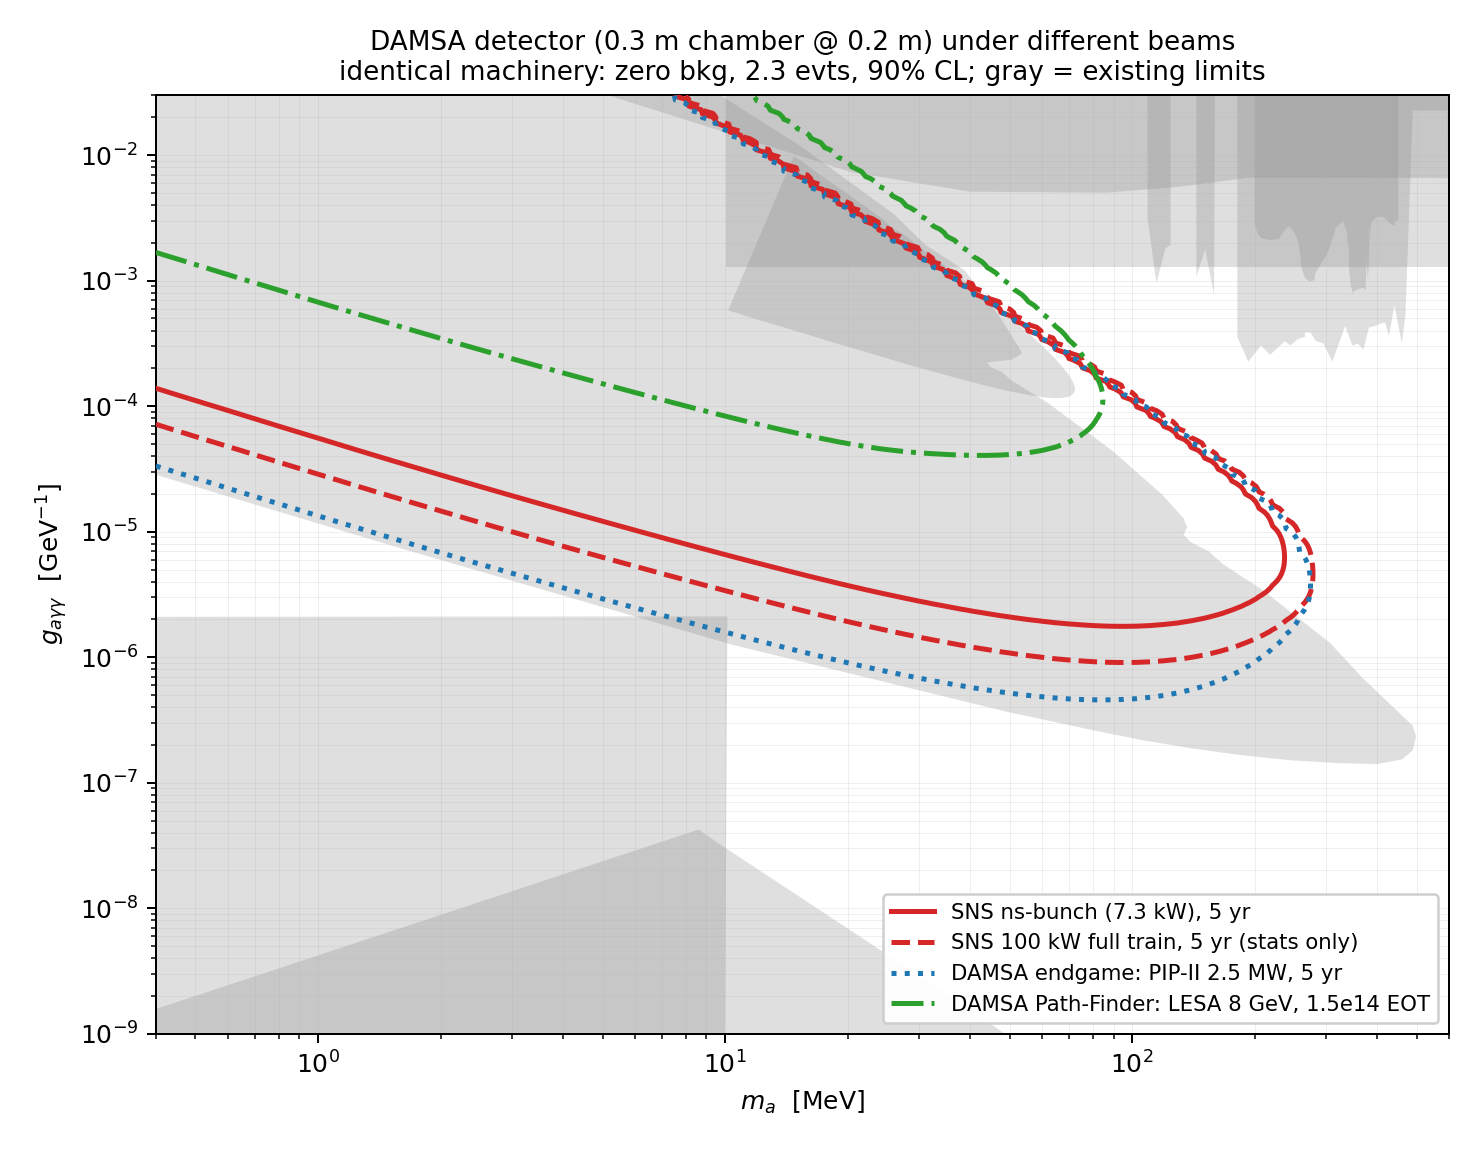

This figure's Python source:
#!/usr/bin/env python3
"""
"Just put DAMSA here": the DAMSA detector geometry (vacuum decay chamber
30 cm long, 20 cm diameter, immediately behind a compact W dump; CsI(Tl)
4D calorimeter) evaluated with our sensitivity machinery under four beams:

  A. SNS linac station, sparse ns-bunch mode (1 micro-bunch/us, 7.3 kW,
     6.4e20 POT/yr) -- the low-cost, parasitic, true-zero-background option;
  B. SNS linac station, full 402.5 MHz train (100 kW, 9e21 POT/yr) --
     statistics ceiling, background story NOT zero (phase gating only);
  C. DAMSA's own proton endgame: PIP-II/F2D2, 1 GeV, 2.5 MW
     (1.565e16 p/s -> 2.8e23 POT/yr), same zero-background treatment;
  D. DAMSA Path-Finder baseline: SLAC LESA, 8 GeV electrons, 1.5e14 EOT
     (track-length approximation for the shower photon flux).

Everything else (Primakoff cross section, W dump conversion, 2.3-event 90% CL,
30 MeV threshold) is identical across scenarios, so differences are purely
beam + geometry. Detector: L1 = 0.2 m (production point to chamber),
L2 = 0.3 m, aperture r = 0.1 m, eff = 0.5.
"""

import numpy as np
import matplotlib

matplotlib.use("Agg")
import matplotlib.pyplot as plt
from pathlib import Path

import alp_sensitivity as S

HERE = Path(__file__).parent
rng = np.random.default_rng(7)

GEOM = dict(L1=20.0, L2=30.0, r=10.0)  # cm, DAMSA chamber
SECONDS_YEAR = 5000.0 * 3600.0


def proton_photon_spectrum(T0, Tmax, pi0_per_pot, n_bins=240, e_max=0.85):
    """Photons/POT spectrum from pi0 decay for a given pi0 KE spectrum."""
    T = rng.gamma(2.0, T0, size=6_000_000)
    T = T[T < Tmax][:2_000_000]
    E_pi = T + S.M_PI0
    p_pi = np.sqrt(E_pi**2 - S.M_PI0**2)
    beta, gamma = p_pi / E_pi, E_pi / S.M_PI0
    u = rng.uniform(-1.0, 1.0, size=len(E_pi))
    E_g = 0.5 * S.M_PI0 * gamma * (1.0 + beta * u)
    edges = np.linspace(0.0, e_max, n_bins + 1)
    hist, _ = np.histogram(E_g, bins=edges)
    centers = 0.5 * (edges[1:] + edges[:-1])
    return centers, 2.0 * pi0_per_pot * hist / len(E_pi)


def lesa_photon_spectrum(E0=8.0, n_bins=240):
    """Photons/EOT in a thick W dump from an E0 electron shower,
    track-length approximation: N(>E) ~ 0.572 E0/E."""
    edges = np.geomspace(0.03, E0, n_bins + 1)
    centers = np.sqrt(edges[1:] * edges[:-1])
    n_above = 0.572 * E0 / edges
    return centers, n_above[:-1] - n_above[1:]


def yield_grid(m_grid, g_grid, E, fg, n_primaries, L1, L2, r, eff=0.5):
    geom = r**2 / (4.0 * (L1 + L2) ** 2)
    sel = E > S.E_A_MIN
    E, fg = E[sel], fg[sel]
    sighat = S.sigma_hat_primakoff(E[None, :].repeat(len(m_grid), 0),
                                   m_grid[:, None].repeat(len(E), 1))
    p_a = np.sqrt(np.maximum(E[None, :] ** 2 - m_grid[:, None] ** 2, 1e-30))
    N = np.zeros((len(m_grid), len(g_grid)))
    for j, g in enumerate(g_grid):
        width = g**2 * m_grid**3 / (64.0 * np.pi)
        ctau = S.HBARC_CM / np.maximum(width, 1e-300)
        d = (p_a / m_grid[:, None]) * ctau[:, None]
        p_dec = np.exp(-L1 / d) - np.exp(-(L1 + L2) / d)
        N[:, j] = n_primaries * np.sum(fg[None, :] * sighat * g**2 / S.SIGMA_ABS
                                       * p_dec, axis=1) * geom * eff
    return N


def main():
    m_grid = np.geomspace(3e-4, 0.6, 100)
    g_grid = np.geomspace(1e-9, 3e-2, 260)

    E_sns, f_sns = proton_photon_spectrum(0.080, 0.600, 0.13)
    E_pip, f_pip = proton_photon_spectrum(0.060, 0.350, 0.08)
    E_lesa, f_lesa = lesa_photon_spectrum()

    scenarios = {
        "SNS ns-bunch (7.3 kW), 5 yr":
            (E_sns, f_sns, 6.4e20 * 5, "tab:red", "-"),
        "SNS 100 kW full train, 5 yr (stats only)":
            (E_sns, f_sns, 9.0e21 * 5, "tab:red", "--"),
        "DAMSA endgame: PIP-II 2.5 MW, 5 yr":
            (E_pip, f_pip, 1.565e16 * SECONDS_YEAR * 5, "tab:blue", ":"),
        "DAMSA Path-Finder: LESA 8 GeV, 1.5e14 EOT":
            (E_lesa, f_lesa, 1.5e14, "tab:green", "-."),
    }

    fig, ax = plt.subplots(figsize=(8.2, 6.4))

    def overlay(fname, color):
        dat = np.loadtxt(HERE / "limit_data" / fname)
        ax.fill(dat[:, 0] / 1e6, dat[:, 1], color=color, alpha=0.28, lw=0, zorder=1)

    for f in ["BeamDump.txt", "PrimEx.txt", "BESIII.txt", "GlueX.txt",
              "FASER.txt", "OPAL.txt", "LEP.txt", "SN1987A_decay.txt",
              "SN1987A_HeavyALP_gamma.txt", "BBN_10MeV.txt"]:
        overlay(f, "0.55")

    print(f"{'scenario':45s}  {'floor@100MeV':>12s}  {'ceiling@100MeV':>14s}  {'max mass':>9s}")
    for label, (E, fg, npr, col, ls) in scenarios.items():
        N = yield_grid(m_grid, g_grid, E, fg, npr, **GEOM)
        ax.contour(m_grid * 1e3, g_grid, N.T, levels=[S.N90], colors=[col],
                   linestyles=[ls], linewidths=2, zorder=5)
        ax.plot([], [], ls=ls, color=col, lw=2, label=label)
        i100 = np.argmin(abs(m_grid - 0.1))
        ok = np.where(N[i100] >= S.N90)[0]
        okm = [m_grid[i] for i in range(len(m_grid)) if (N[i] >= S.N90).any()]
        print(f"{label:45s}  "
              f"{g_grid[ok[0]] if len(ok) else float('nan'):12.2e}  "
              f"{g_grid[ok[-1]] if len(ok) else float('nan'):14.2e}  "
              f"{max(okm) * 1e3 if okm else 0:7.0f} MeV")

    ax.set_xscale("log"); ax.set_yscale("log")
    ax.set_xlim(0.4, 600); ax.set_ylim(1e-9, 3e-2)
    ax.set_xlabel(r"$m_a$  [MeV]")
    ax.set_ylabel(r"$g_{a\gamma\gamma}$  [GeV$^{-1}$]")
    ax.set_title("DAMSA detector (0.3 m chamber @ 0.2 m) under different beams\n"
                 "identical machinery: zero bkg, 2.3 evts, 90% CL; gray = existing limits",
                 fontsize=10.5)
    ax.legend(loc="lower right", fontsize=8.5, framealpha=0.95)
    ax.grid(alpha=0.2, which="both", lw=0.4)
    fig.tight_layout()
    fig.savefig(HERE / "damsa_at_sns.png", dpi=180)
    print("saved", HERE / "damsa_at_sns.png")


if __name__ == "__main__":
    main()
